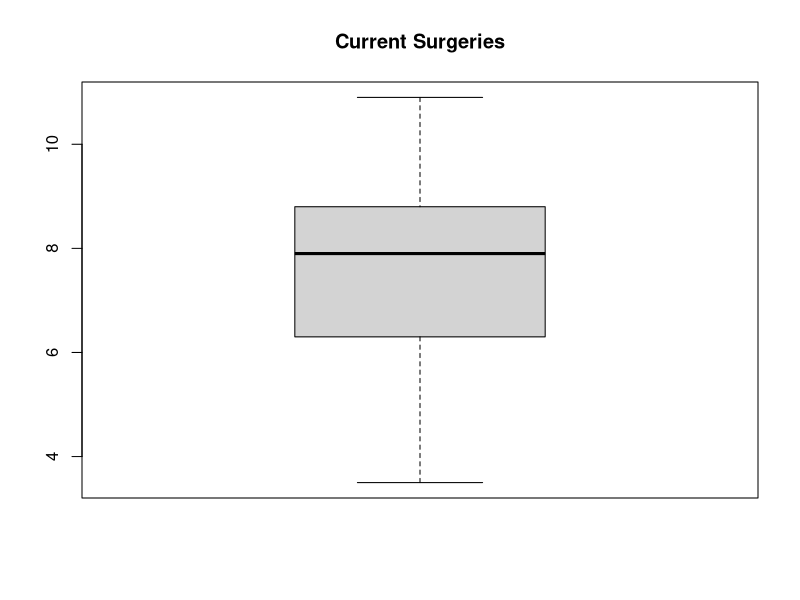
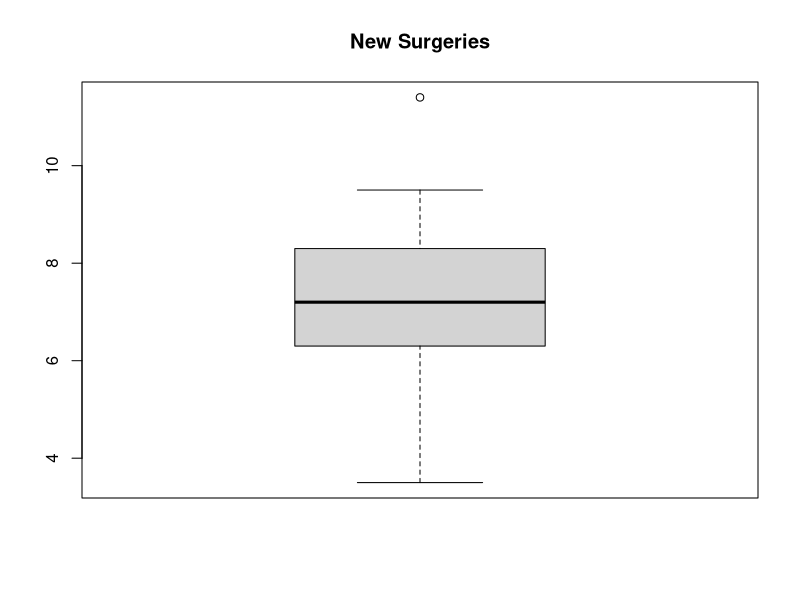
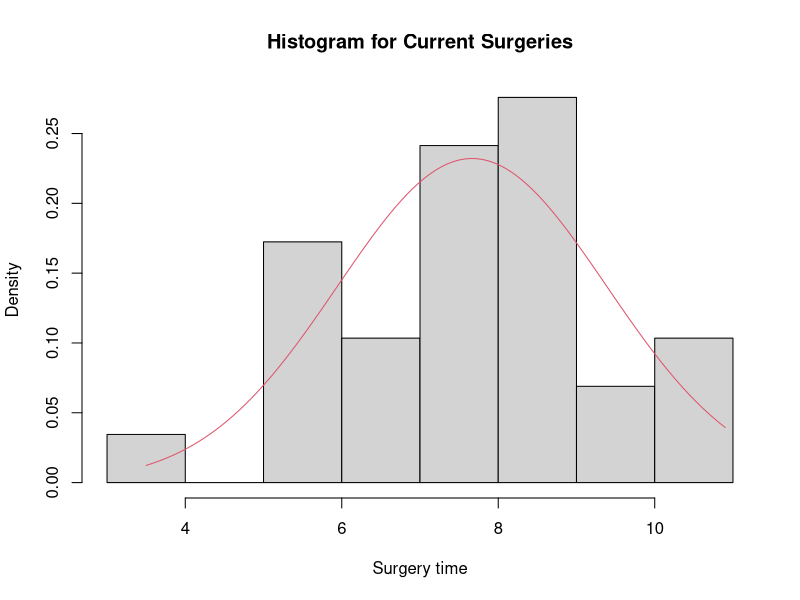
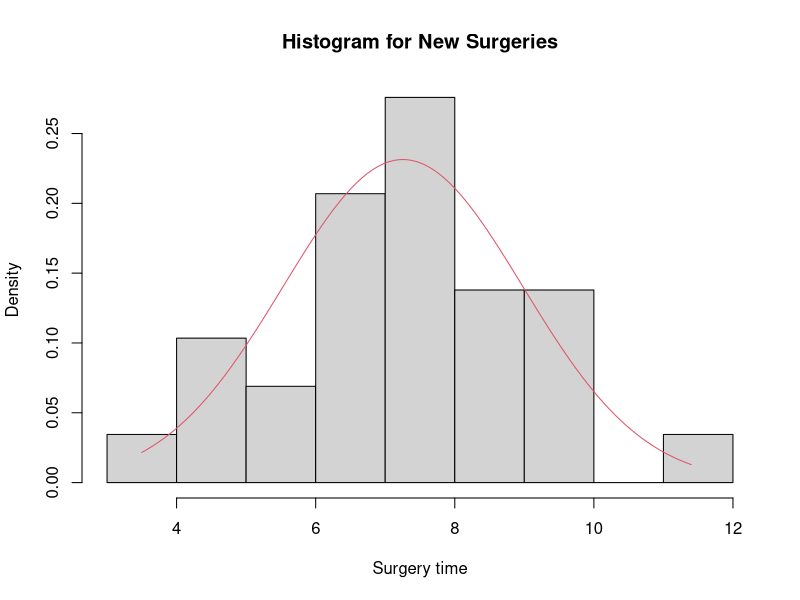

Here is the R script that generated these plots, in order:
## ---- chunk 1
data<-read.csv('Surgery_20594616.csv')
print(data)
## ---- chunk 2
# Summary for Current Surgeries
summary(data$Current.surgery)

# Summary for New Surgeries
summary(data$New.surgery)

c_mu <- mean(data$Current.surgery)
c_sd <- sd(data$Current.surgery)
n_mu <- mean(data$New.surgery)
n_sd <- sd(data$New.surgery)
## ---- chunk 3
boxplot(data$Current.surgery, main = 'Current Surgeries')
boxplot(data$New.surgery, main = 'New Surgeries')
## ---- chunk 4
hist(data$Current.surgery, freq = FALSE, main = 'Histogram for Current Surgeries', xlab = 'Surgery time')
curve(dnorm(x,c_mu,c_sd),3.5,10.9,col=2,add=TRUE)

hist(data$New.surgery, freq = FALSE, main = 'Histogram for New Surgeries', xlab = 'Surgery time')
curve(dnorm(x,n_mu,n_sd),3.5,11.4,col=2,add=TRUE)
## ---- chunk 5
t.test(data$Current.surgery, data$New.surgery, paired = TRUE, alt = 'greater', var.equal = TRUE)
## ---- chunk 6
# Calculate the mean difference
mean_difference <- mean(data$Current.surgery - data$New.surgery)

# Construct a confidence interval
conf_interval <- t.test(data$Current.surgery, data$New.surgery, paired = TRUE)$conf.int

# Display the results
mean_difference
conf_interval
## ---- chunk 7
t.test(data$Current.surgery, data$New.surgery, paired = TRUE, mu = 0.41)
